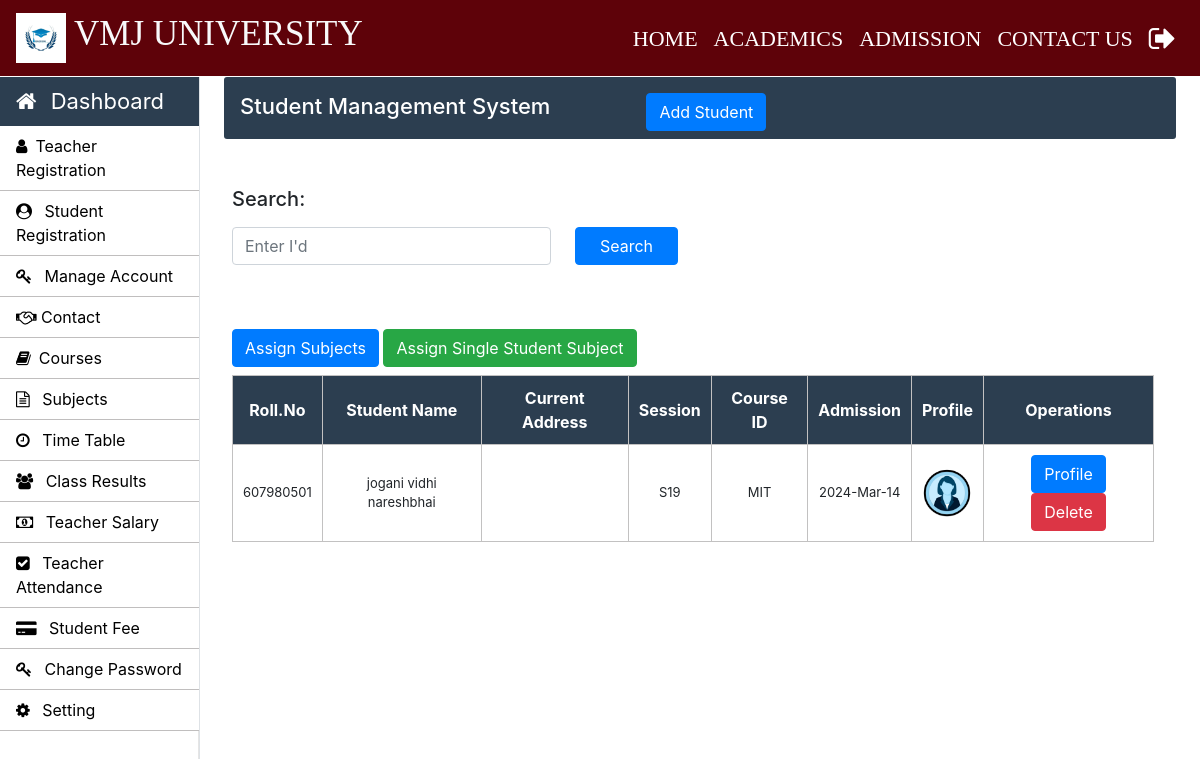
The app's page /admin/student.php (signed in) with its own data.
### tables this page shows
CREATE TABLE IF NOT EXISTS `student_info` (
  `roll_no` int NOT NULL,
  `first_name` varchar(30) NOT NULL,
  `middle_name` varchar(30) NOT NULL,
  `last_name` varchar(30) NOT NULL,
  `father_name` varchar(30) NOT NULL,
  `email` varchar(30) NOT NULL,
  `mobile_no` varchar(11) NOT NULL,
  `course_code` varchar(11) NOT NULL,
  `session` varchar(10) NOT NULL,
  `profile_image` varchar(100) NOT NULL,
  `prospectus_issued` varchar(10) NOT NULL,
  `prospectus_amount` varchar(10) NOT NULL,
  `form_b` varchar(20) NOT NULL,
  `applicant_status` varchar(20) NOT NULL,
  `application_status` varchar(20) NOT NULL,
  `cnic` varchar(15) NOT NULL,
  `dob` varchar(10) NOT NULL,
  `other_phone` varchar(11) NOT NULL,
  `gender` varchar(10) NOT NULL,
  `permanent_address` varchar(150) NOT NULL,
  `current_address` varchar(150) NOT NULL,
  `place_of_birth` varchar(150) NOT NULL,
  `matric_complition_date` varchar(10) NOT NULL,
  `matric_awarded_date` varchar(10) NOT NULL,
  `matric_certificate` varchar(100) NOT NULL,
  `fa_complition_date` varchar(10) NOT NULL,
  `fa_awarded_date` varchar(10) NOT NULL,
  `fa_certificate` varchar(100) NOT NULL,
  `ba_complition_date` varchar(10) NOT NULL,
  `ba_awarded_date` varchar(10) NOT NULL,
  `ba_certificate` varchar(100) NOT NULL,
  `semester` int NOT NULL,
  `total_marks` int NOT NULL,
  `obtain_marks` int NOT NULL,
  `state` varchar(20) NOT NULL,
  `admission_date` timestamp NOT NULL DEFAULT CURRENT_TIMESTAMP ON UPDATE CURRENT_TIMESTAMP,
  PRIMARY KEY (`roll_no`)
);

### admin/student.php (the view, shortened to what this page needs)
<!doctype html>
<html lang="en">
<head>
</head>
<body>
    <?php include('../common/common-header.php') ?>
    <?php include('../common/admin-sidebar.php') ?>
    <main role="main" class="col-xl-10 col-lg-9 col-md-8 ml-sm-auto px-md-4 w-100">
        <div class="sub-main">
            <div class="text-center d-flex flex-wrap flex-md-nowrap pt-3 pb-2 mb-3 text-white admin-dashboard pl-3">
                <div class="d-flex">
                    <h4 class="mr-5">Student Management System </h4>
                    <button type="button" class="btn btn-primary ml-5" data-toggle="modal"
                        data-target=".bd-example-modal-lg">Add Student</button>
                </div>
            </div>
            <div class="col-md-2 pt-3 w-100">
            </div>
        </div>
        <div class="row w-100">
            <div class="col-md-12 ml-2">
                <section class="mt-3">
                    <div class="row">
                        <div class="col-md-6">
                            <form action="search_student.php" method="post">
                                <div class="form-group">
                                    <label for="exampleInputPassword1">
                                        <h5>Search:</h5>
                                    </label>
                                    <div class="d-flex">
                                        <input type="text" name="search" id="search" class="form form-control"
                                            placeholder="Enter I'd">
                                        <input class="btn btn-primary px-4 ml-4" type="submit" name="btnSearch"
                                            value="Search">
                                    </div>
                                </div>
                            </form>
                        </div>
                        <div class="col-md-12 pt-5 mb-2">
                            <button type="button" class="btn btn-primary ml-auto" data-toggle="modal"
                                data-target=".bd-example-modal-lg1">Assign Subjects</button>
                            <a class="btn btn-success" href="asign-single-student-subjects.php"> Assign Single
                                Student Subject</a>
                        </div>
                    </div>
                    <table class="w-100 table-elements mb-5 table-three-tr text-center" cellpadding="10">
                        <tr class="table-tr-head table-three text-white">
                            <th>Roll.No</th>
                            <th>Student Name</th>
                            <th>Current Address</th>
                            <th>Session</th>
                            <th>Course ID</th>
                            <th>Admission</th>
                            <th>Profile</th>
                            <th colspan="1">Operations</th>
                        </tr>
                        <?php
								$query="select first_name,middle_name,admission_date,last_name,current_address,session,roll_no,profile_image,course_code from student_info";
								$run=mysqli_query($con,$query);
								while($row=mysqli_fetch_array($run)) {?>
                        <tr>
                            <td><?php echo $row["roll_no"] ?></td>
                            <td><?php echo $row["first_name"]." ".$row["middle_name"]." ".$row["last_name"] ?></td>
                            <td><?php echo $row["current_address"] ?></td>
                            <td><?php echo $row["session"] ?></td>
                            <td><?php echo $row["course_code"] ?></td>
                            <td><?php echo date("Y-M-d",strtotime($row["admission_date"])); ?></td>
                            <td><?php  $profile_image= $row["profile_image"] ?>
                                <img height='50px' width='50px' src=<?php echo "images/$profile_image"  ?>>
                            </td>
                            <td width='170'>
                                <?php
												echo "<a class='btn btn-primary' href=display-student.php?roll_no=".$row['roll_no'].">Profile</a>
												<a class='btn btn-danger' href=delete-function.php?roll_no=".$row['roll_no'].">Delete</a> "
											?>
                            </td>
                        </tr>
                        <?php }
								?>
                    </table>
                </section>
            </div>
        </div>
    </main>
</body>
</html>

### css/style.css (style rules this page uses)
h4 { font-size: 22px; }
.admin-dashboard { margin-top: 1px !important; background: #2c3e50 !important; border-radius: 3px; }
.table-elements tr, td, th { font-size: 13px; border: 1px solid rgb(194, 193, 193); padding-left: 10px !important; }
.table-three { background: #2c3e50 !important; }
.table-tr-head { height: 45px !important; padding: 10px !important; margin-top: 5px !important; }
.table-font-for-transcript td, th { font-size: 16px !important; }

### records on screen
student_info: roll_no "607980501", first_name "jogani", middle_name "vidhi", last_name "nareshbhai", session "S19", course_code "MIT", admission_date "2024-Mar-14", profile_image (picture)

### other values on screen
getUniversityName('University_name') "VMJ UNIVERSITY"
